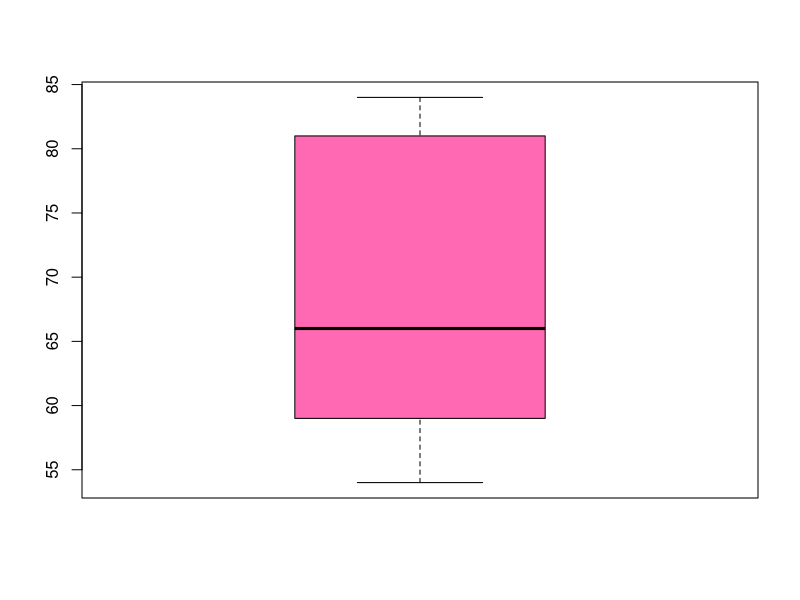
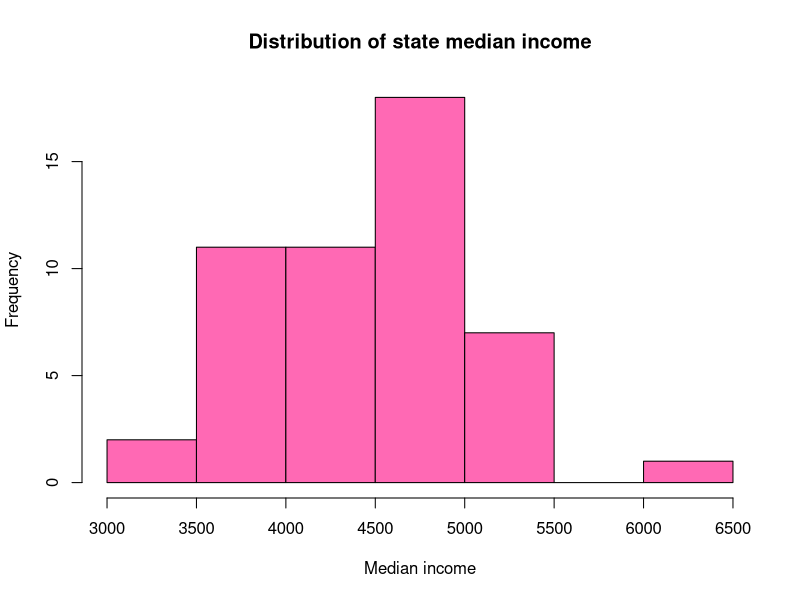

The R script that drew these images, in order:
# remove objects
rm(list=ls())
# detach all libraries
detachAllPackages <- function() {
  basic.packages <- c("package:stats","package:graphics","package:grDevices","package:utils","package:datasets","package:methods","package:base")
  package.list <- search()[ifelse(unlist(gregexpr("package:",search()))==1,TRUE,FALSE)]
  package.list <- setdiff(package.list,basic.packages)
  if (length(package.list)>0)  for (package in package.list) detach(package, character.only=TRUE)
}
detachAllPackages()

#############
# Basic stats
#############

# create vector y
y <- c(0, 4, 4, 5, 7, 10)

# (1) find sum of y using the built-in R function
sum_y <- sum(y)
print(sum_y)

# (2) find mean of y using your "own" function
mean_y <- (sum(y))/length(y)
print(mean_y)

# now do the same thing, but faster using the built-in R function
mean(y)

# (3) find sum of demeaned values
sum_demeaned <- sum(y- (mean_y))
print(sum_demeaned)

# (4) calculate sum of squared error
sum_squared_error <- sum_demeaned^2
print(sum_squared_error)


###########
# Quantiles
###########

# create vector
quantilesVec <- c(55, 84, 65, 54, 61, 67, 80, 59, 81, 82)

# (1) calculate median 
sort(quantilesVec)
median(quantilesVec)

#different way
summary(quantilesVec)

# (2) calculate quantiles
summary(quantilesVec, c(0.25, 0.5, 0.75))

#make boxplot
boxplot(quantilesVec, col = "hotpink")

# (3) make a histogram of state median income
state.x77[,2]

hist(state.x77[,2], main = "Distribution of state median income", xlab = "Median income", col = "hotpink")

# remember to save your plot as a pdf
pdf("medianincomeHist.pdf")
dev.off()
